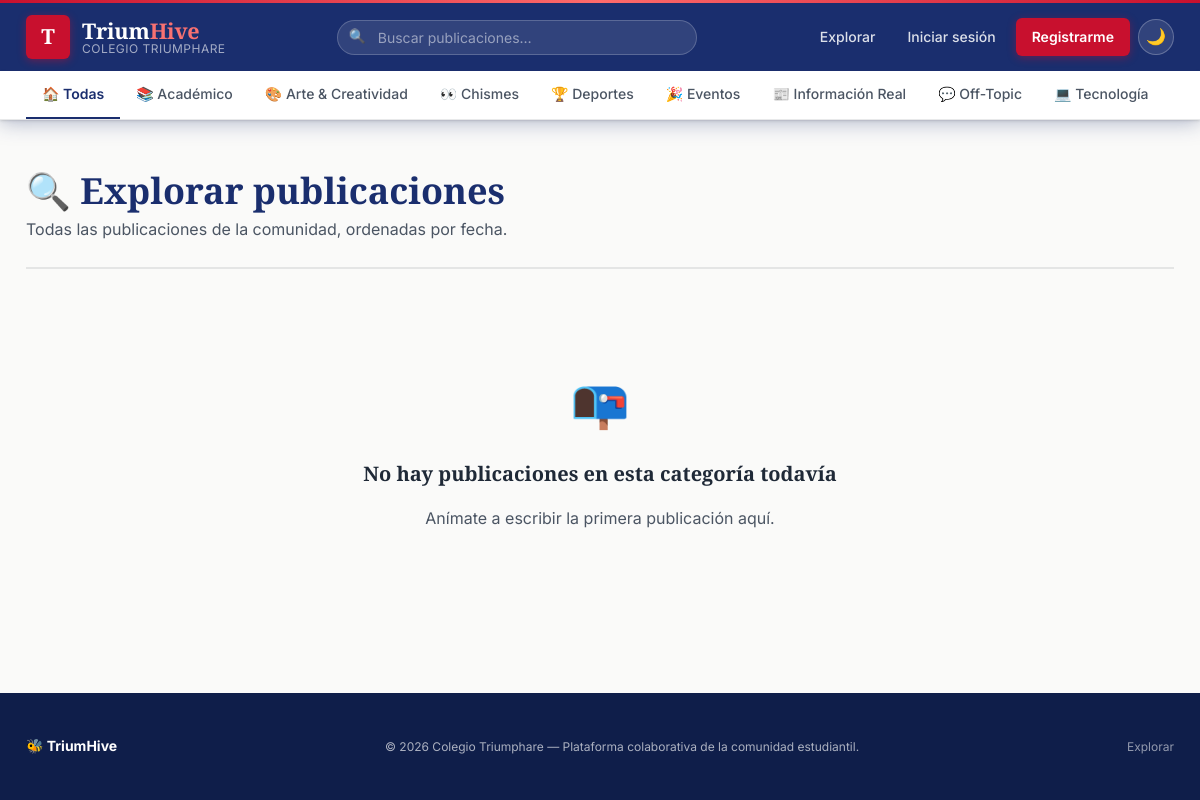
Page /explorar on the committed database.
### models.py (models this page shows, shortened)
class Category(db.Model):
    __tablename__ = "categorias"
    id = db.Column(db.Integer, primary_key=True)
    nombre = db.Column(db.String(50), unique=True, nullable=False)
    slug = db.Column(db.String(50), unique=True, nullable=False)
    icono = db.Column(db.String(10), default="📌")
    color = db.Column(db.String(7), default="#1A2E6E")
    descripcion = db.Column(db.String(160), nullable=True)
    posts = db.relationship("Post", backref="categoria", lazy="dynamic")

### app.py (the view)
    @app.route("/explorar")
    def explorar():
        categoria_slug = request.args.get("categoria", "todas")
        pagina = request.args.get("pagina", 1, type=int)
        por_pagina = app.config.get("POSTS_POR_PAGINA", 10)
        query = Post.query.order_by(Post.fecha_creacion.desc())
        categoria_activa = None
        if categoria_slug and categoria_slug != "todas":
            categoria_activa = Category.query.filter_by(slug=categoria_slug).first_or_404()
            query = query.filter(Post.categoria_id == categoria_activa.id)
        posts = query.paginate(page=pagina, per_page=por_pagina, error_out=False)
        return render_template(
            "explorar.html",
            posts=posts,
            categoria_activa=categoria_activa,
        )

### templates/explorar.html (shortened to what this page needs)
{% extends "base.html" %}
{% from "_macros.html" import tarjeta_post, paginacion with context %}
{% block contenido %}
  <div class="encabezado-seccion">
    <div>
      {% if categoria_activa %}
        <h1>{{ categoria_activa.icono }} {{ categoria_activa.nombre }}</h1>
        <p>{{ categoria_activa.descripcion }}</p>
      {% else %}
        <h1>🔍 Explorar publicaciones</h1>
        <p>Todas las publicaciones de la comunidad, ordenadas por fecha.</p>
      {% endif %}
    </div>
  </div>
  {% if posts.items %}
    <div class="lista-posts">
      {% for post in posts.items %}
        {{ tarjeta_post(post) }}
      {% endfor %}
    </div>
    {% if categoria_activa %}
      {{ paginacion(posts, 'explorar', categoria=categoria_activa.slug) }}
    {% else %}
      {{ paginacion(posts, 'explorar') }}
    {% endif %}
  {% else %}
    <div class="estado-vacio">
      <span class="icono-vacio">📭</span>
      <strong>No hay publicaciones en esta categoría todavía</strong>
      <p>Anímate a escribir la primera publicación aquí.</p>
    </div>
  {% endif %}
{% endblock %}

### templates/base.html (shortened to what this page needs)
<!DOCTYPE html>
<html lang="es">
<head>
  <link rel="stylesheet" href="{{ url_for('static', filename='css/themes.css') }}">
  <link rel="stylesheet" href="{{ url_for('static', filename='css/style.css') }}">
</head>
<body>
  <header class="masthead">
    <div class="contenedor">
      <div class="masthead__barra">
        <a href="{{ url_for('index') }}" class="marca" aria-label="TriumHive inicio">
          <span class="marca__escudo" aria-hidden="true">T</span>
          <span class="marca__texto">
            <span class="marca__nombre">Trium<span>Hive</span></span>
            <span class="marca__subtitulo">{{ nombre_institucion }}</span>
          </span>
        </a>
        <div class="buscador" role="search">
          <input type="text" id="input-busqueda"
                 placeholder="Buscar publicaciones…"
                 autocomplete="off"
                 aria-label="Buscar publicaciones">
        </div>
        <nav class="masthead__nav" aria-label="Navegación principal">
          <a class="enlace-nav" href="{{ url_for('explorar') }}">Explorar</a>
          {% if current_user.is_authenticated %}
            <a class="enlace-nav boton-publicar-nav" href="{{ url_for('crear_post') }}">
              ✏️ Publicar
            </a>
            <a class="enlace-nav usuario-chip" href="{{ url_for('perfil', username=current_user.username) }}">
              <span class="avatar-inicial">
                {% if current_user.tiene_avatar %}
                  <img src="{{ url_for('uploaded_avatar', filename=current_user.avatar_filename) }}"
                       alt="{{ current_user.iniciales }}">
                {% else %}
                  {{ current_user.iniciales }}
                {% endif %}
              </span>
              <span>{{ current_user.username }}</span>
              {% if current_user.es_admin %}<span class="badge-admin">Admin</span>{% endif %}
            </a>
            <a class="enlace-nav" href="{{ url_for('logout') }}" title="Cerrar sesión">Salir</a>
          {% else %}
            <a class="enlace-nav" href="{{ url_for('login') }}">Iniciar sesión</a>
            <a class="enlace-nav boton-publicar-nav" href="{{ url_for('registro') }}">Registrarme</a>
          {% endif %}
          <button type="button" id="boton-tema" class="boton-tema"
                  title="Cambiar tema" aria-label="Cambiar entre modo claro y oscuro">🌙</button>
        </nav>
      </div>
    </div>
    <div class="barra-categorias">
      <div class="contenedor">
        <div class="pestanas-categoria" role="tablist" aria-label="Categorías">
          <a href="{{ url_for('explorar') }}"
             role="tab"
             class="pestana {% if not request.args.get('categoria') or request.args.get('categoria') == 'todas' %}activa{% endif %}"
             style="--pestana-color: var(--azul-800)">
            🏠 Todas
          </a>
          {% for cat in categorias_nav %}
            <a href="{{ url_for('explorar', categoria=cat.slug) }}"
               role="tab"
               class="pestana {% if request.args.get('categoria') == cat.slug %}activa{% endif %}"
               style="--pestana-color: {{ cat.color }}">
              {{ cat.icono }} {{ cat.nombre }}
            </a>
          {% endfor %}
        </div>
      </div>
    </div>
  </header>
  <div class="contenedor alertas" role="alert" aria-live="polite">
  </div>
  <main class="principal">
    <div class="contenedor">
      {% block contenido %}{% endblock %}
    </div>
  </main>
  <footer class="pie-pagina">
    <div class="contenedor">
      <div class="pie-pagina__contenido">
        <div class="pie-pagina__marca">
          <span>🐝 TriumHive</span>
        </div>
        <p class="pie-pagina__texto">
          © {{ anio_actual }} {{ nombre_institucion }} — Plataforma colaborativa de la comunidad estudiantil.
        </p>
        <div style="display:flex; gap:1rem; font-size:0.75rem;">
          <a href="{{ url_for('explorar') }}" style="color:rgba(255,255,255,0.55)">Explorar</a>
        </div>
      </div>
    </div>
  </footer>
</body>
</html>

### static/css/themes.css (style rules this page uses)
*, *::before, *::after { box-sizing: border-box; }
html { scroll-behavior: smooth; }
:root { --azul-900: #0f1e4a; --azul-800: #1A2E6E; --azul-700: #1e3a8a; --azul-600: #2563EB; --azul-100: #dbeafe; --rojo-700: #991b1b; --rojo-600: #C8102E; --rojo-400: #f87171; --blanco: #ffffff; --crema-50: #fafaf9; --crema-100:#f5f5f0; --dorado-500: #F59E0B; --dorado-600: #D97706; --verde-600: #16A34A; --morado-600:#7C3AED; --grafito-800:#1f2937; --grafito-600:#4b5563; --grafito-400:#9ca3af; --error: #dc2626; --fuente-display: "Playfair Display", Georgia, "Times New Roman", serif; --fuente-cuerpo: "Inter", "Segoe UI", system-ui, -apple-system, sans-serif; --tam-xs: 0.75rem; --tam-sm: 0.875rem; --tam-base: 1rem; --tam-md: 1.0625rem; --tam-lg: 1.25rem; --tam-xl: 1.625rem; --tam-2xl: 2.25rem; --tam-3xl: 3rem; --s1: 0.25rem; --s2: 0.5rem; --s3: 0.75rem; --s4: 1rem; --s5: 1.25rem; --s6: 1.5rem; --s8: 2rem; --s10: 2.5rem; --s12: 3rem; --s16: 4rem; --espacio-1: var(--s1); --espacio-2: var(--s2); --espacio-3: var(--s3); --espacio-4: var(--s4); --espacio-6: var(--s6); --espacio-8: var(--s8); --espacio-12: var(--s12); --radio-sm: 6px; --radio-md: 12px; --radio-lg: 20px; --radio-pill: 999px; --borde-acento: 4px; --radio-sutil: var(--radio-sm); --radio-medio: var(--radio-md); --borde-ancho-acento: var(--borde-acento); --sombra-sm: 0 1px 3px 0 rgba(0,0,0,0.10), 0 1px 2px -1px rgba(0,0,0,0.10); --sombra-md: 0 4px 6px -1px rgba(0,0,0,0.10), 0 2px 4px -2px rgba(0,0,0,0.10); --sombra-lg: 0 10px 25px -5px rgba(0,0,0,0.15), 0 8px 10px -6px rgba(0,0,0,0.10); --sombra-flotante: var(--sombra-lg); --transicion-rapida: 150ms ease; --transicion-media: 260ms cubic-bezier(0.4, 0, 0.2, 1); --color-fondo: var(--crema-50); --color-fondo-elevado: var(--blanco); --color-superficie: var(--crema-100); --color-texto: var(--grafito-800); --color-texto-suave: var(--grafito-600); --color-marca: var(--azul-800); --color-marca-suave: var(--azul-600); --color-acento: var(--rojo-600); --color-acento-texto: var(--blanco); --color-positivo: var(--verde-600); --color-borde: rgba(31, 41, 55, 0.10); --color-borde-fuerte: rgba(31, 41, 55, 0.20); --color-header-texto: var(--blanco); --color-header-fondo: var(--azul-800); --rojo-señal: var(--error); --dorado-500: #F59E0B; --dorado-600: #D97706; --tinta-900: var(--azul-900); --tinta-500: var(--azul-700); --bosque-500: var(--verde-600); }

### rows in the picture
Category: icono "📚", nombre "Académico"
Category: icono "🎨", nombre "Arte & Creatividad"
Category: icono "👀", nombre "Chismes"
Category: icono "🏆", nombre "Deportes"
Category: icono "🎉", nombre "Eventos"
Category: icono "📰", nombre "Información Real"
Category: icono "💬", nombre "Off-Topic"
Category: icono "💻", nombre "Tecnología"

### other values in the picture
{{ nombre_institucion }} "COLEGIO TRIUMPHARE"
{{ nombre_institucion }} "Colegio Triumphare"
